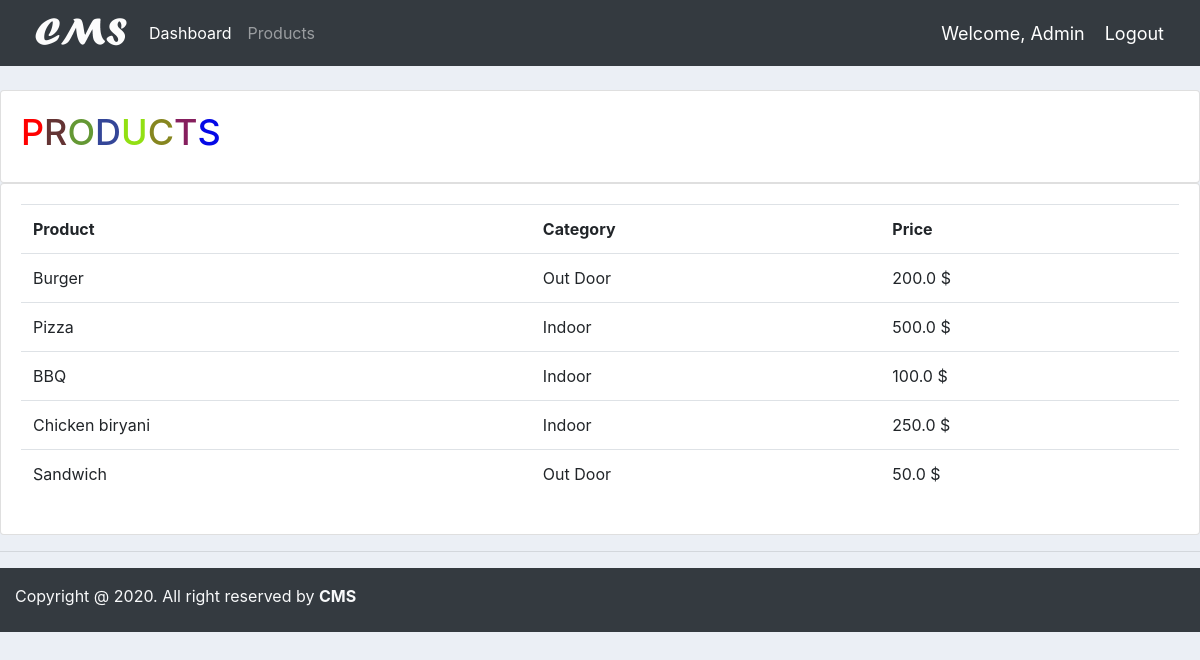
Screenshot of /products/ (signed in) with the database file from the repository.
### accounts/models.py (models this page shows, shortened)
class Product(models.Model):
    CATAGORY = (
        ('Indoor','Indoor'),
        ('Out Door','Out Door'),
    )
    name = models.CharField(max_length=200, null=True)
    price = models.FloatField(null=True)
    catagory = models.CharField(max_length=200, null=True, choices=CATAGORY)
    descriprion = models.CharField(max_length=500 ,null=True, blank=True)
    data_created = models.DateTimeField(auto_now_add=True)
    tags = models.ManyToManyField(Tag)

### accounts/views.py (the view)
# urls.py: path('products/', views.products, name="products"),
@login_required(login_url='login')
def products(request):
    product = Product.objects.all()
    context = {
        'products': product
    }
    return render(request, 'accounts/product.html', context)

### accounts/templates/accounts/product.html
{% extends 'accounts/main.html' %}
{% block content %}
    <br>
    <div class="row">
        <div class="col-md">
            <div class="card card-body">
                <h5 class="product"><span class="p">P</span><span class="r">r</span><span class="o">o</span><span class="d">d</span><span class="u">u</span><span class="c">c</span><span class="t">t</span><span class="s">s</span></h5>
            </div>
            <div class="card card-body">
                <table class="table">
                    <tr>
                        <th>Product</th>
                        <th>Category</th>
                        <th>Price</th>
                    </tr>
                    {% for product in products %}
                    <tr>
                        <td>{{ product.name }}</td>
                        <td>{{ product.catagory }}</td>
                        <td>{{ product.price }} $</td>
                    </tr>
                    {% endfor %}
                </table>
            </div>
        </div>
    </div>
{% endblock %}

### accounts/templates/accounts/navbar.html (shortened to what this page needs)
{% load static %}
<nav class="navbar navbar-expand-lg navbar-dark bg-dark">
    <img id="logo" src="{% static '/images/logo.png' %}" alt="" title="Customer Management System">
    <div class="collapse navbar-collapse" id="navbarSupportedContent">
      <ul class="navbar-nav mr-auto">
        <li class="nav-item active">
          <a class="nav-link" href="{% url 'home' %}">Dashboard</a>
        </li>
        <li class="nav-item">
          <a class="nav-link" href="{% url 'products' %}">Products</a>
        </li>
      </ul>
    </div>
    <span class="hello">Welcome, {{ request.user|title }} </span>
    <span><a class="hello" href="{% url 'logout' %}">Logout</a></span>
  </nav>

### static/css/main.css (style rules this page uses)
#logo { height: 50PX; }
body { background-color: #ebeff5; }
.product { font-size: 36px; text-transform: uppercase; }
.product .p { color: red; }
.product .r { color: rgb(100, 52, 52); }
.product .o { color: rgb(100, 152, 52); }
.product .d { color: rgb(52, 70, 152); }
.product .u { color: rgb(146, 224, 19); }
.product .c { color: rgb(134, 134, 31); }
.product .t { color: rgb(134, 31, 94); }
.product .s { color: rgb(5, 9, 230); }

### accounts/templates/accounts/navbar.html (style rules this page uses)
.hello { color: #fff; font-size: 18px; margin-right: 20px; }

### rows the page displays
Product: name "Burger", catagory "Out Door", price "200.0"
Product: name "Pizza", catagory "Indoor", price "500.0"
Product: name "BBQ", catagory "Indoor", price "100.0"
Product: name "Chicken biryani", catagory "Indoor", price "250.0"
Product: name "Sandwich", catagory "Out Door", price "50.0"

### other values shown
{{ request.user|title }} "Admin"
